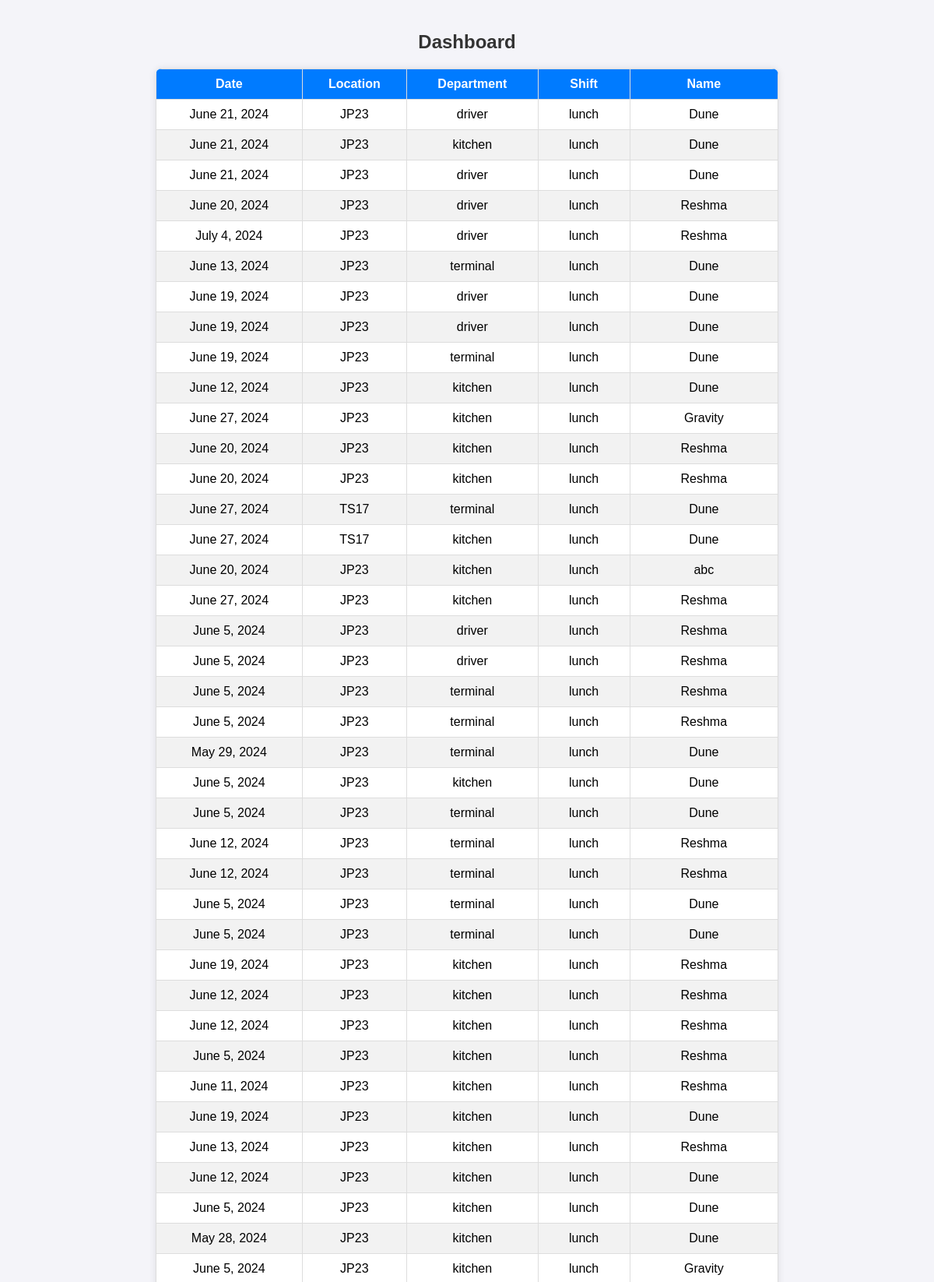
/dashboard/ (upper part), run on the app's committed database.
### tasks/models.py (models this page shows, shortened)
class Task(models.Model):
    location_choices = [
        ('JP23', 'JP23'),
        ('KP5', 'KP5'),
        ('TS17', 'TS17')
    ]
    department_choices = [
        ('kitchen', 'Kitchen'),
        ('terminal', 'Terminal'),
        ('driver', 'Driver')
    ]
    shift_choices = [
        ('lunch', 'Lunch shift'),
        ('evening', 'Evening shift')
    ]
    name = models.CharField(max_length=100)
    location = models.CharField(max_length=4, choices=location_choices)
    department = models.CharField(max_length=10, choices=department_choices)
    shift = models.CharField(max_length=10, choices=shift_choices)
    date = models.DateField()

### tasks/views.py (the view)
# urls.py: path('dashboard/', views.dashboard, name='dashboard'),
def dashboard(request):
    tasks_with_completion_status = []
    tasks = Task.objects.all()
    for task in tasks:
        kitchen_task = KitchenTask.objects.filter(task=task).first()
        all_completed = (
            kitchen_task and
            kitchen_task.make_juice_completed and
            kitchen_task.make_pizza_completed
        )
        tasks_with_completion_status.append({
            'date': task.date,
            'location': task.location,
            'department': task.department,
            'shift': task.shift,
            'name': task.name,
            'make_juice_completed': kitchen_task.make_juice_completed if kitchen_task else False,
            'make_pizza_completed': kitchen_task.make_pizza_completed if kitchen_task else False,
            'all_completed': 'Yes' if (
                        kitchen_task and kitchen_task.make_juice_completed and kitchen_task.make_pizza_completed) else (
                'No' if kitchen_task else 'N/A')
        })
    return render(request, 'dashboard.html', {'tasks_with_completion_status': tasks_with_completion_status})

### templates/dashboard.html (shortened to what this page needs)
<!DOCTYPE html>
<html lang="en">
<head>
</head>
<body>
    <h2>Dashboard</h2>
    <table id="dashboard-table">
        <thead>
            <tr>
                <th>Date</th>
                <th>Location</th>
                <th>Department</th>
                <th>Shift</th>
                <th>Name</th>
            </tr>
        </thead>
        <tbody>
            {% for task in tasks_with_completion_status|slice:"::-1" %}
                <tr>
                    <td>{{ task.date }}</td>
                    <td>{{ task.location }}</td>
                    <td>{{ task.department }}</td>
                    <td>{{ task.shift }}</td>
                    <td>{{ task.name }}</td>
                </tr>
            {% endfor %}
        </tbody>
    </table>
</body>
</html>

### templates/dashboard.html (style rules this page uses)
body { font-family: Arial, sans-serif; background-color: #f4f4f9; display: flex; flex-direction: column; align-items: center; padding: 20px; margin: 0; }
h2 { color: #333; margin-bottom: 20px; }
table { width: 100%; max-width: 800px; border-collapse: collapse; background: #fff; border-radius: 8px; overflow: hidden; box-shadow: 0 0 10px rgba(0, 0, 0, 0.1); margin-bottom: 20px; }
th, td { padding: 10px; text-align: center; border: 1px solid #ddd; }
th { background-color: #007bff; color: white; }
tr:nth-child(even) { background-color: #f2f2f2; }

### data on the page
Task: date "June 21, 2024", location "JP23", department "driver", shift "lunch", name "Dune"
Task: date "June 21, 2024", location "JP23", department "kitchen", shift "lunch", name "Dune"
Task: date "June 21, 2024", location "JP23", department "driver", shift "lunch", name "Dune"
Task: date "June 20, 2024", location "JP23", department "driver", shift "lunch", name "Reshma"
Task: date "July 4, 2024", location "JP23", department "driver", shift "lunch", name "Reshma"
Task: date "June 13, 2024", location "JP23", department "terminal", shift "lunch", name "Dune"
Task: date "June 19, 2024", location "JP23", department "driver", shift "lunch", name "Dune"
Task: date "June 19, 2024", location "JP23", department "driver", shift "lunch", name "Dune"
Task: date "June 19, 2024", location "JP23", department "terminal", shift "lunch", name "Dune"
Task: date "June 12, 2024", location "JP23", department "kitchen", shift "lunch", name "Dune"
Task: date "June 27, 2024", location "JP23", department "kitchen", shift "lunch", name "Gravity"
Task: date "June 20, 2024", location "JP23", department "kitchen", shift "lunch", name "Reshma"
Task: date "June 20, 2024", location "JP23", department "kitchen", shift "lunch", name "Reshma"
Task: date "June 27, 2024", location "TS17", department "terminal", shift "lunch", name "Dune"
Task: date "June 27, 2024", location "TS17", department "kitchen", shift "lunch", name "Dune"
Task: date "June 20, 2024", location "JP23", department "kitchen", shift "lunch", name "abc"
Task: date "June 27, 2024", location "JP23", department "kitchen", shift "lunch", name "Reshma"
Task: date "June 5, 2024", location "JP23", department "driver", shift "lunch", name "Reshma"
Task: date "June 5, 2024", location "JP23", department "driver", shift "lunch", name "Reshma"
Task: date "June 5, 2024", location "JP23", department "terminal", shift "lunch", name "Reshma"
Task: date "June 5, 2024", location "JP23", department "terminal", shift "lunch", name "Reshma"
Task: date "May 29, 2024", location "JP23", department "terminal", shift "lunch", name "Dune"
Task: date "June 5, 2024", location "JP23", department "kitchen", shift "lunch", name "Dune"
Task: date "June 5, 2024", location "JP23", department "terminal", shift "lunch", name "Dune"
Task: date "June 12, 2024", location "JP23", department "terminal", shift "lunch", name "Reshma"
Task: date "June 12, 2024", location "JP23", department "terminal", shift "lunch", name "Reshma"
Task: date "June 5, 2024", location "JP23", department "terminal", shift "lunch", name "Dune"
Task: date "June 5, 2024", location "JP23", department "terminal", shift "lunch", name "Dune"
Task: date "June 19, 2024", location "JP23", department "kitchen", shift "lunch", name "Reshma"
Task: date "June 12, 2024", location "JP23", department "kitchen", shift "lunch", name "Reshma"
Task: date "June 12, 2024", location "JP23", department "kitchen", shift "lunch", name "Reshma"
Task: date "June 5, 2024", location "JP23", department "kitchen", shift "lunch", name "Reshma"
Task: date "June 11, 2024", location "JP23", department "kitchen", shift "lunch", name "Reshma"
Task: date "June 19, 2024", location "JP23", department "kitchen", shift "lunch", name "Dune"
Task: date "June 13, 2024", location "JP23", department "kitchen", shift "lunch", name "Reshma"
Task: date "June 12, 2024", location "JP23", department "kitchen", shift "lunch", name "Dune"
Task: date "June 5, 2024", location "JP23", department "kitchen", shift "lunch", name "Dune"
Task: date "May 28, 2024", location "JP23", department "kitchen", shift "lunch", name "Dune"
Task: date "June 5, 2024", location "JP23", department "kitchen", shift "lunch", name "Gravity"
